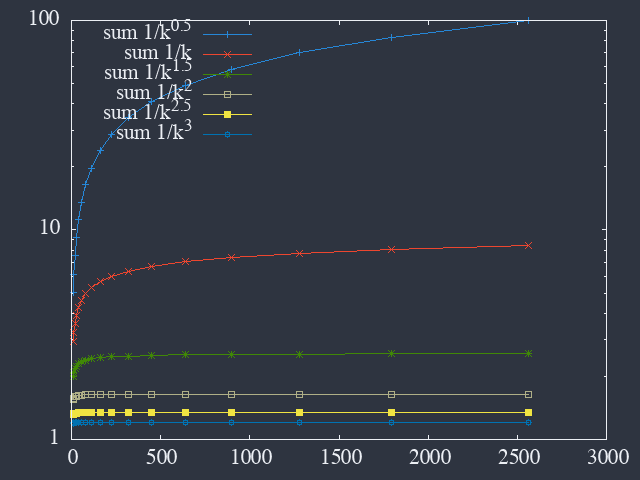

This figure's gnuplot source:
! test -e ps.dat || ./partialsum-collect.bash

set terminal dumb ansi256
set key top left
set logscale y
plot "ps.dat" i 0 w lp title "sum 1/k^{0.5}",\
 "" i 1 w lp title "sum 1/k",\
 "" i 2 w lp title "sum 1/k^{1.5}",\
 "" i 3 w lp title "sum 1/k^2",\
 "" i 4 w lp title "sum 1/k^{2.5}",\
 "" i 5 w lp title "sum 1/k^3"

call '../../scripts/set-png.gp' 'ps.png'
